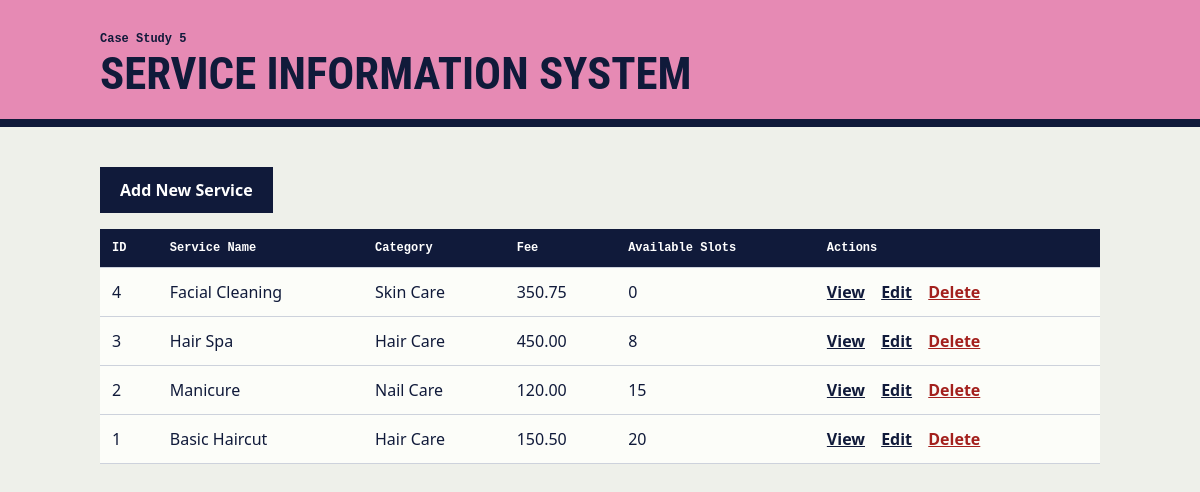
Page /service-system/index.php on the committed database.
### tables this page shows
CREATE TABLE services (
    id INT AUTO_INCREMENT PRIMARY KEY,
    service_name VARCHAR(100) NOT NULL,
    category VARCHAR(50) NOT NULL,
    fee DECIMAL(10,2) NOT NULL,
    available_slots INT NOT NULL
);

### service-system/index.php (the view, shortened to what this page needs)
<?php
require_once 'config.php';
function e($value): string
{
    return htmlspecialchars((string) $value, ENT_QUOTES, 'UTF-8');
}
$statement = $pdo->query('SELECT id, service_name, category, fee, available_slots FROM services ORDER BY id DESC');
$records = $statement->fetchAll();
?>
<!DOCTYPE html>
<html lang="en">
<head>
    <link rel="stylesheet" href="../assets/crud.css">
</head>
<body class="case-5">
<header>
    <p class="case-no">Case Study 5</p>
    <h1>Service Information System</h1>
</header>
<main>
    <p><a class="button" href="create.php">Add New Service</a></p>
    <?php if (count($records) === 0): ?>
        <p class="empty">No records found.</p>
    <?php else: ?>
        <div class="table-wrap">
        <table border="1" cellpadding="6">
            <tr>
                <th>ID</th>
                <th>Service Name</th>
                <th>Category</th>
                <th>Fee</th>
                <th>Available Slots</th>
                <th>Actions</th>
            </tr>
            <?php foreach ($records as $record): ?>
            <tr>
                <td data-label="ID"><?= e($record['id']) ?></td>
                <td data-label="Service Name"><?= e($record['service_name']) ?></td>
                <td data-label="Category"><?= e($record['category']) ?></td>
                <td data-label="Fee"><?= e(number_format((float) $record['fee'], 2)) ?></td>
                <td data-label="Available Slots"><?= e($record['available_slots']) ?></td>
                <td class="actions">
                    <a href="view.php?id=<?= e($record['id']) ?>">View</a>
                    <a href="edit.php?id=<?= e($record['id']) ?>">Edit</a>
                    <a class="danger" href="delete.php?id=<?= e($record['id']) ?>">Delete</a>
                </td>
            </tr>
            <?php endforeach; ?>
        </table>
        </div>
    <?php endif; ?>
</main>
</body>
</html>

### assets/crud.css (style rules this page uses)
:root { --ink: #101a3a; --folder: #f4b223; }
.case-5 { --folder: #e68ab4; }
* { box-sizing: border-box; }
body { margin: 0; font-family: "IBM Plex Sans", "Segoe UI", Arial, sans-serif; background: #eef0ea; color: var(--ink); line-height: 1.5; }
header { background: var(--folder); border-bottom: 8px solid var(--ink); padding: 18px max(16px, calc((100% - 1000px) / 2)) 22px; }
h1 { font-family: "Arial Narrow", "Roboto Condensed", Impact, sans-serif; font-size: clamp(1.8rem, 5vw, 2.8rem); text-transform: uppercase; line-height: 1.05; margin: 4px 0 0; }
.case-no { font: 600 .75rem Consolas, monospace; margin: 14px 0 0; }
main { max-width: 1032px; margin: 0 auto; padding: 24px 16px 60px; }
a { color: var(--ink); font-weight: 600; }
.button, button { display: inline-block; background: var(--ink); color: #fff; border: 0; padding: 11px 20px; font: 700 .95rem inherit; font-family: inherit; text-decoration: none; cursor: pointer; margin-right: 14px; }
.table-wrap { overflow-x: auto; }
table { width: 100%; border-collapse: collapse; background: #fcfdf9; border: 0; }
th, td { border: 0; border-bottom: 1px solid #cdd2dc; padding: 12px; text-align: left; overflow-wrap: anywhere; }
th { background: var(--ink); color: #fff; font: 600 .75rem Consolas, monospace; overflow-wrap: normal; }
.actions { white-space: nowrap; }
.actions a { margin-right: 12px; }
a.danger { color: #a3201d; }

### rows in the picture
services: id "4", service_name "Facial Cleaning", category "Skin Care", fee "350.75", available_slots "0"
services: id "3", service_name "Hair Spa", category "Hair Care", fee "450.00", available_slots "8"
services: id "2", service_name "Manicure", category "Nail Care", fee "120.00", available_slots "15"
services: id "1", service_name "Basic Haircut", category "Hair Care", fee "150.50", available_slots "20"
